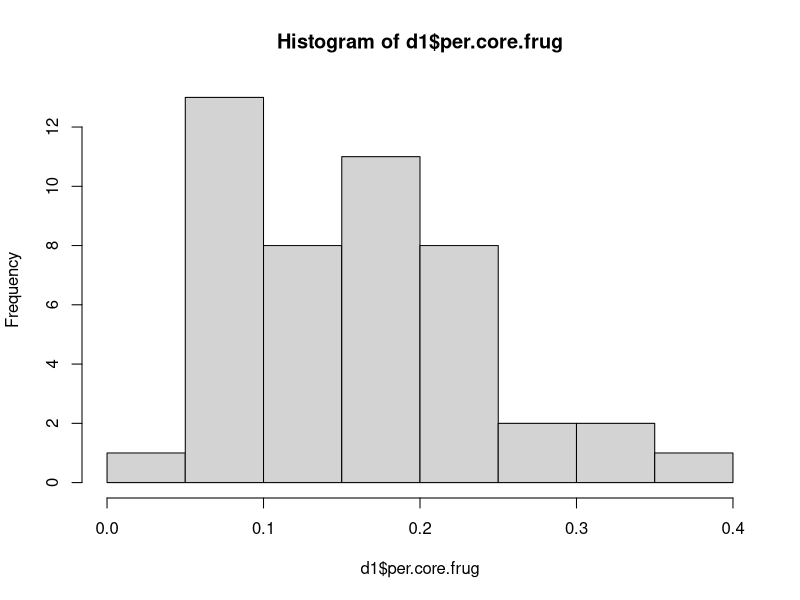
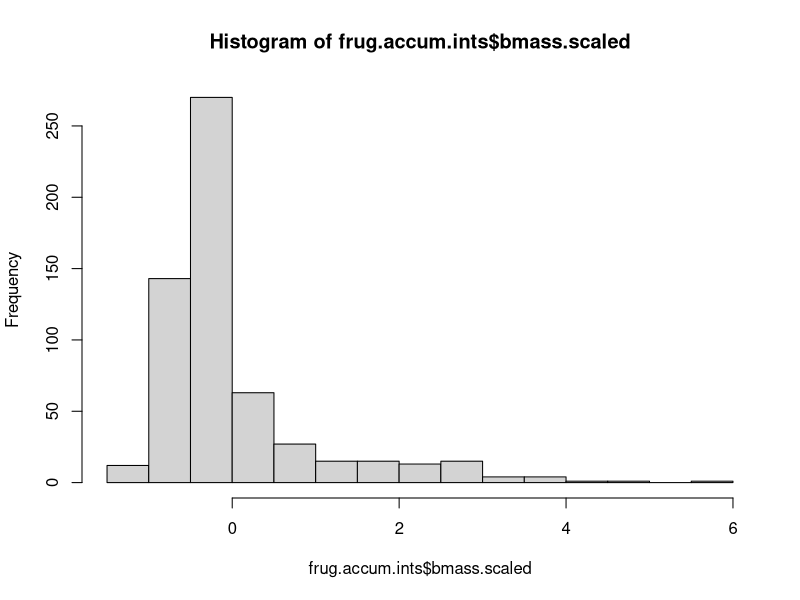
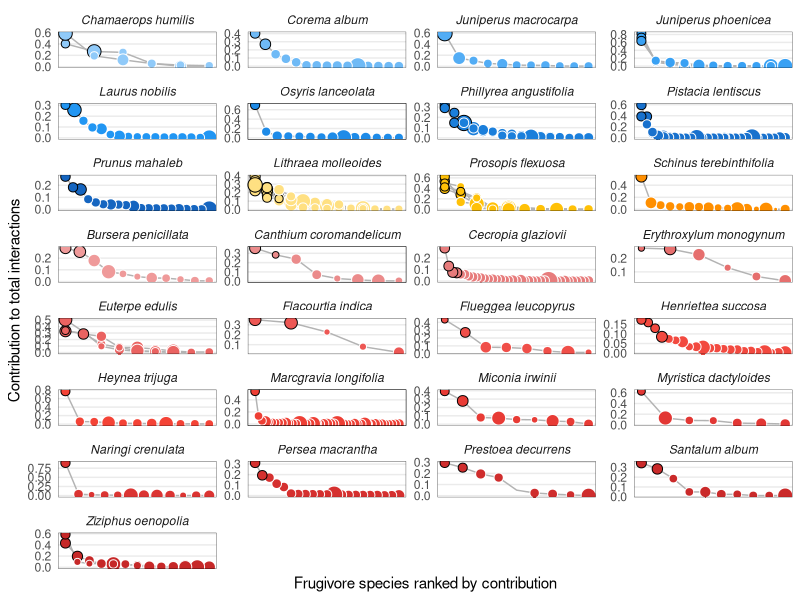
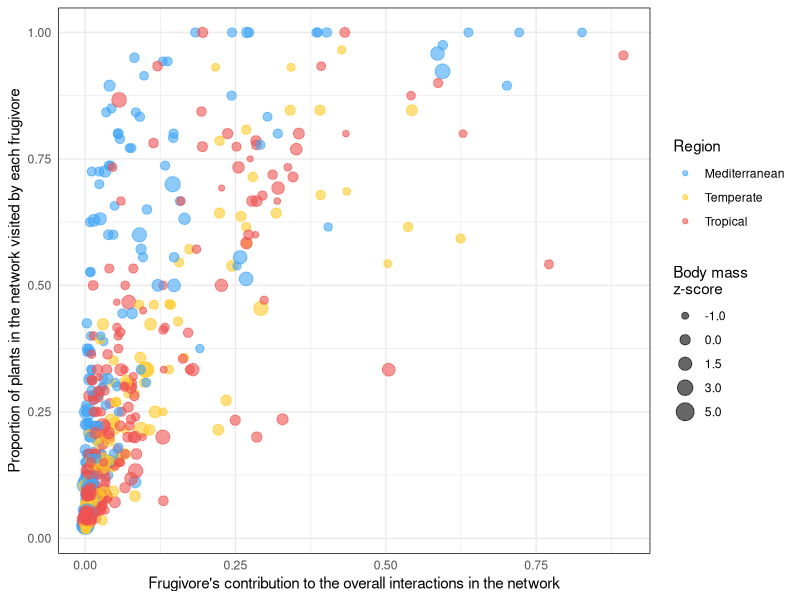
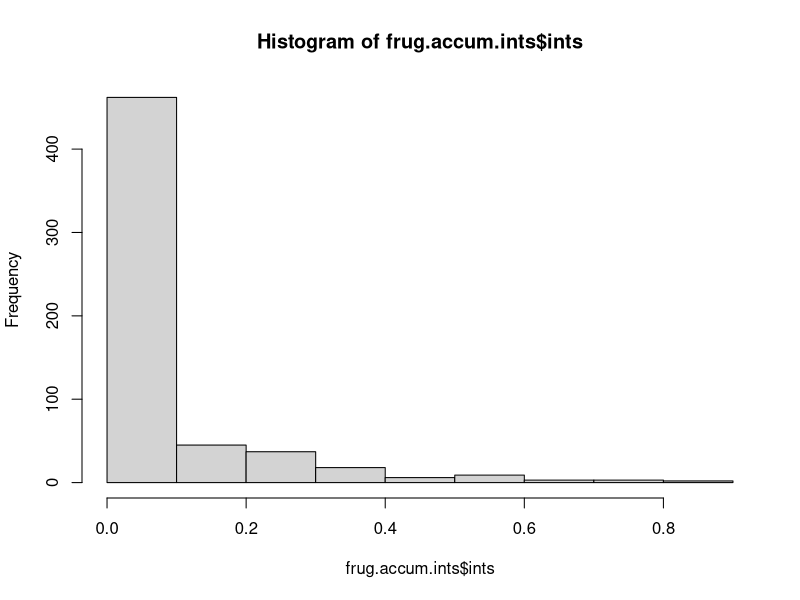
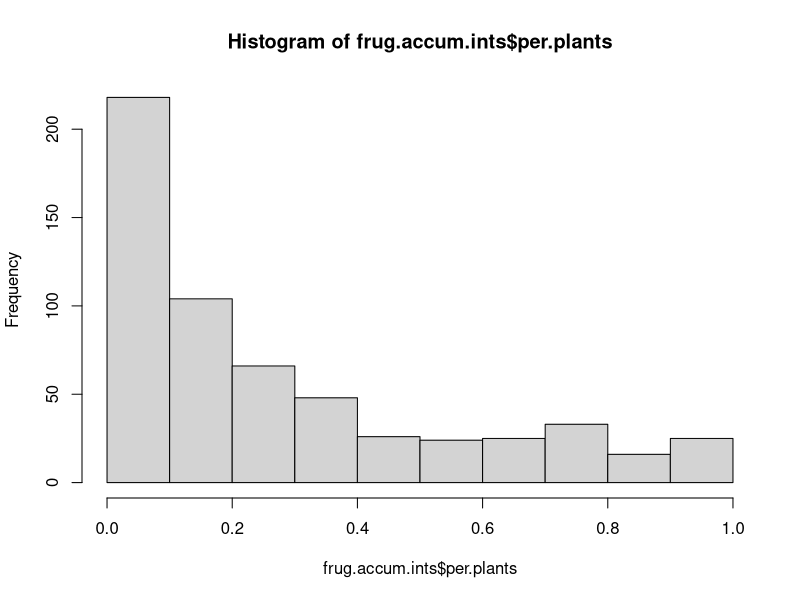
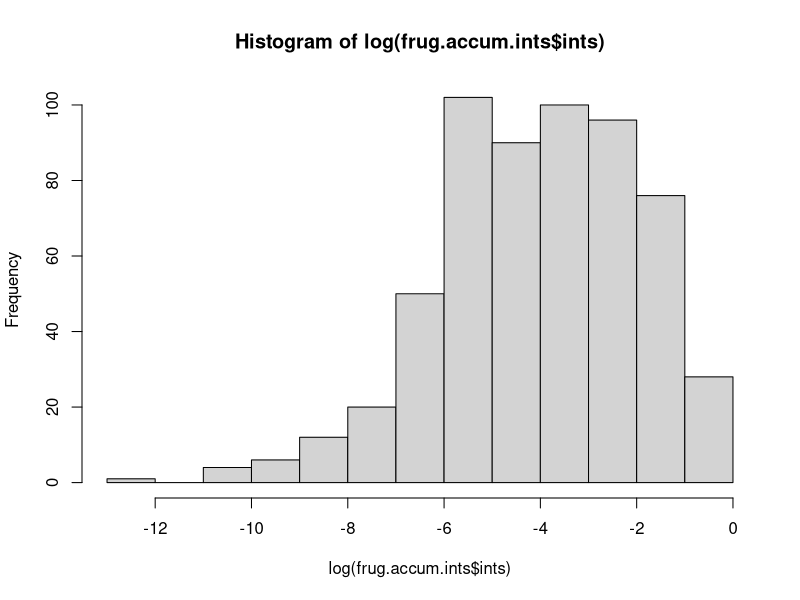
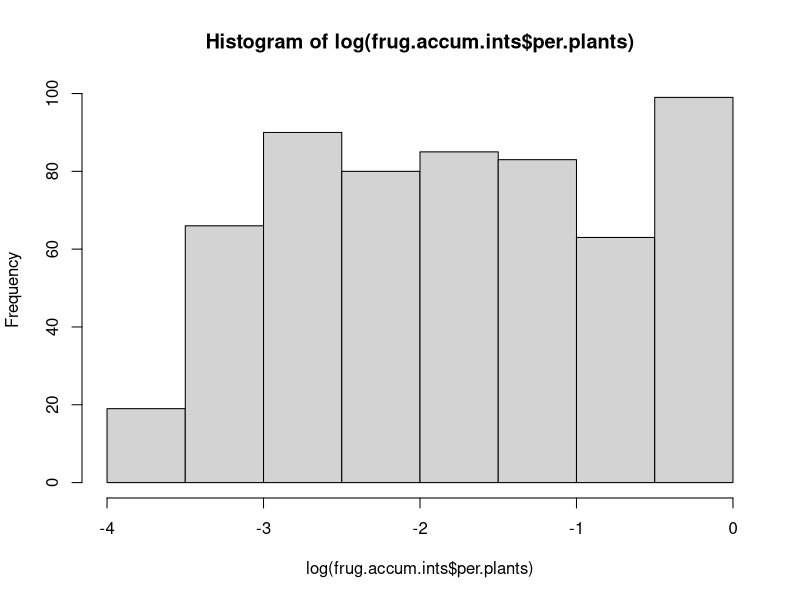

Recreate these plots in R, in order.
## ---- chunk 1
knitr::opts_chunk$set(message = FALSE)
knitr::opts_chunk$set(warning = FALSE)
## ---- chunk 2
library(here)
library(tidyverse)
library(magrittr)
library(reshape2)
library(ggrepel)
library(patchwork)

theme_set(theme_minimal())
## ---- chunk 3
frug.ints <- read.csv(here("data/frugivores_interactions.csv"))

net.cols <- read.csv(here("data/net_colors.csv"))

#Net colors:
mycols <- as.character(net.cols$cols_continent1)
names(mycols) <- as.character(net.cols$plant_sp)

mycols.cont <- as.character(net.cols$cols_continent_d1)
names(mycols.cont) <- as.character(net.cols$continent)

cols.bio <- as.character(net.cols$cols_bioregions2)
names(cols.bio) <- as.character(net.cols$plant_sp)

cols.bio.d <- as.character(net.cols$cols_bioregions_d2)
names(cols.bio.d) <- as.character(net.cols$bioregion)
## ---- chunk 4
frug.accum.ints <- frug.ints %>% 
  group_by(net_id) %>% 
  mutate(total.ints = sum(ints),
         rank = rank(desc(ints))) %>%
  arrange(net_id, rank) %>%
  mutate(order = order(rank),
         acc_ints = cumsum(ints)) %>% #accumulation in increasing order
  arrange(net_id, desc(order)) %>%
  mutate(inverse_acc_ints = cumsum(ints)) %>% #accumulation in decreasing order
  mutate(core50 = ifelse(inverse_acc_ints > 0.5, "yes", "no"))

glimpse(frug.accum.ints)
## ---- chunk 5
d1 <- frug.accum.ints %>%
  group_by(net_id, core50) %>%
  summarise(n=n()) %>%
  pivot_wider(names_from = "core50", values_from = "n") %>%
  mutate(per.core.frug = yes/(yes+no))

summary(d1$per.core.frug)
sd(d1$per.core.frug)
hist(d1$per.core.frug)
## ---- chunk 6
frug.accum.ints %<>% group_by(net_id) %>%
  mutate(bmass.scaled = scale(bmass))

hist(frug.accum.ints$bmass.scaled)
## ---- chunk 7
frug.accum.ints %>%
  ggplot(aes(x = order, y = ints, group = net_id)) + 
  geom_line(color = "grey70") +
  geom_point(aes(fill = plant_sp, color = core50, size = bmass.scaled), pch = 21) +
  scale_fill_manual(values = cols.bio) +
  scale_color_manual(values = c("white", "black")) +
  facet_wrap(~fct_reorder(plant_sp, plot_rank2), scales = "free", ncol = 4) +
  theme(legend.position = "none", axis.text.x = element_blank(),
        strip.text = element_text(face = "italic"), 
        panel.border = element_rect(linewidth = 0.2, fill = NA),
        panel.grid.minor.y = element_blank(),
        panel.grid.major.x = element_blank(),
        panel.grid.minor.x = element_blank()) +
  labs(x = "Frugivore species ranked by contribution", 
       y = "Contribution to total interactions")
  #caption = "Black contour represent frugivore species that aggregated perform >50% of interactions"

ggsave(here("figs/Fig_S6_frugivore_ints_accumulated.pdf"), width = 8, height = 9)
## ---- chunk 8
frug.accum.ints %>% 
  ggplot(aes(x = ints, y = per.plants, 
             color = bioregion,
             label = frug_sp, label2 = net_id)) + 
  geom_point(aes(size = bmass.scaled), alpha = 0.6) +
  scale_color_manual(values = cols.bio.d) +
  scale_size_continuous(breaks = c(-1, 0, 1.5, 3, 5)) +
  theme(panel.border = element_rect(fill = NA, linewidth = 0.5)) +
  labs(y = "Proportion of plants in the network visited by each frugivore", 
       x = "Frugivore's contribution to the overall interactions in the network", 
       color = "Region", size = "Body mass \nz-score") 

ggsave(here("figs/Fig_4_interaction_distribution_frugs.pdf"), height = 5, width = 7)
## ---- chunk 9
hist(frug.accum.ints$ints)
hist(frug.accum.ints$per.plants)
hist(log(frug.accum.ints$ints))
hist(log(frug.accum.ints$per.plants))

plot(log(frug.accum.ints$ints), log(frug.accum.ints$per.plants))

data.model <- frug.accum.ints %>% 
 mutate(net_id = as.factor(net_id)) 

#simple correlations
cor.test(data.model$ints, data.model$per.plants, method = "spearman")
cor.test(data.model$ints, data.model$bmass.scaled, method = "spearman")
cor.test(data.model$per.plants, data.model$bmass.scaled, method = "spearman")
